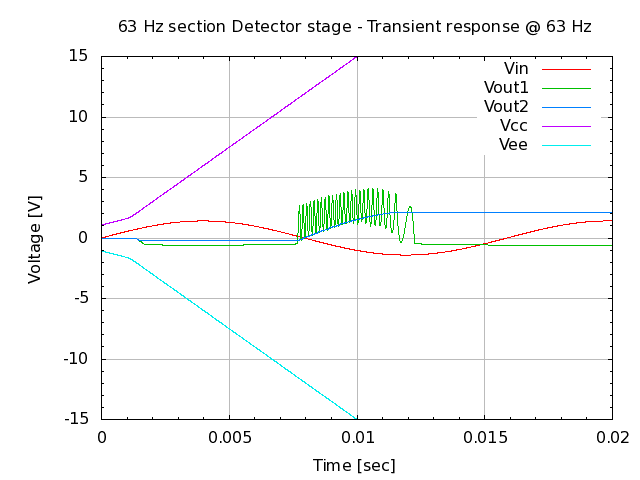

Generate this figure with gnuplot:
# setup terminal
set term png

# setup graph
set output "26.000.00.02.24-2.png"
set title "63 Hz section Detector stage - Transient response @ 63 Hz"

# setup Y-axis
set yrange [-15:15]
set grid ytics lt 1 lw 1 lc rgb "#bbbbbb"
set mytics
set ylabel "Voltage [V]"

# setup X-axis
set grid xtics lt 1 lw 1 lc rgb "#bbbbbb"
set mxtics
set xrange [0:0.02]
set xlabel "Time [sec]"

# setup plot style
set style data lines
plot '26.000.00.02.24.dat' using 1:2 title "Vin", \
     '26.000.00.02.24.dat' using 1:3 title "Vout1", \
     '26.000.00.02.24.dat' using 1:4 title "Vout2", \
     '26.000.00.02.24.dat' using 1:5 title "Vcc", \
     '26.000.00.02.24.dat' using 1:6 title "Vee"

# set output back to default
set output

# reset terminal type
set terminal pop
